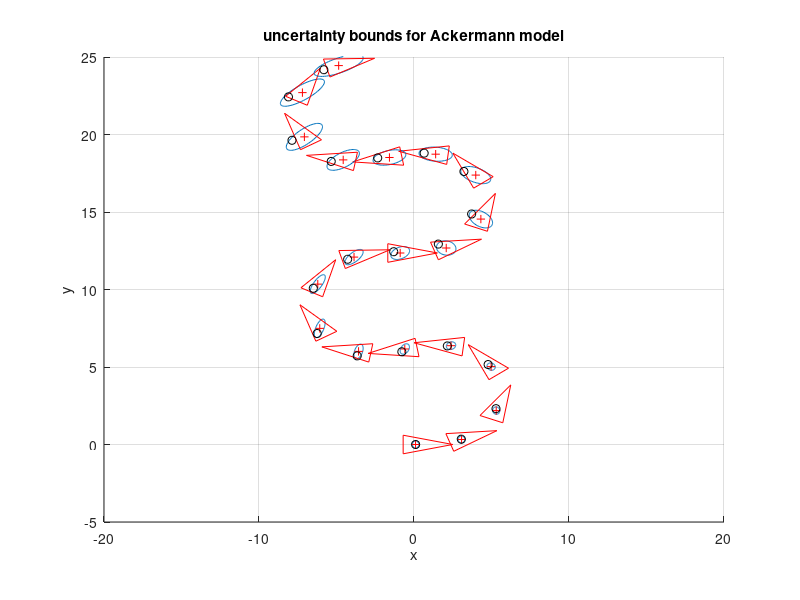

Reproduce this figure in MATLAB.
function AckermannPredict
clear all;
close all;

dT = 0.1;%time steps size
nSteps = 600;%length of run
L = 2;%length of vehicle
SigmaV = 0.1; %3cm/s std on speed
SigmaPhi = 4*pi/180; % steer inaccuracy

%initial knowledge pdf (prior @ k = 0)
P = diag([0.2,0.2,0]);x = [0;0;0];xtrue = x;

Q = diag([SigmaV^2 SigmaPhi^2]);

%-------- Set up graphics -----------%
figure(1);hold on;axis equal;grid on;axis([-20 20 -5 25])

xlabel('x');ylabel('y');
title('uncertainty bounds for Ackermann model');

%-------- Main loop -----------%
for(k = 1:nSteps)
    %control is a wiggle at constant velocity
    u = [1;pi/5*sin(4*pi*k/nSteps)];
    
    %calculate jacobians
    JacFx = [1 0 -dT*u(1)*sin(x(3)); 0 1 dT*u(1)*cos(x(3)); 0 0  1];     
    JacFu = [dT*cos(x(3)) 0; dT*sin(x(3)) 0; dT* tan(u(2))/L dT *u(1)*sec(u(2))^2];

    %prediction steps
    P = JacFx * P *JacFx' + JacFu*Q*JacFu';
    xtrue = AckermannModel(xtrue,u+[SigmaV ;SigmaPhi].*randn(2,1),dT,L);    
    x = AckermannModel(x,u,dT,L);    
    
    
    %draw occasionally
    if(mod(k-1,30)==0)
        PlotEllipse(x,P,0.5); DrawRobot(x,'r');plot(xtrue(1),xtrue(2),'ko');
    end;    
end;

print -deps 'AckermannPredict.eps'%save the picture

%------------ MODEL --------------%
function y = AckermannModel(x,u,dT,L)
y(1,1) = x(1) + dT*u(1)*cos(x(3));
y(2,1) = x(2) + dT*u(1)*sin(x(3));
y(3,1) = x(3) + dT*u(1)/L*tan(u(2));

%-------- Drawing Covariance -----%
function eH = PlotEllipse(x,P,nSigma)
P = P(1:2,1:2); % only plot x-y part
x = x(1:2);
if(~any(diag(P)==0))
    [V,D] = eig(P);
    y = nSigma*[cos(0:0.1:2*pi);sin(0:0.1:2*pi)];
    el = V*sqrtm(D)*y;
    el = [el el(:,1)]+repmat(x,1,size(el,2)+1);
    eH = line(el(1,:),el(2,:));
end;

%-------- Drawing Vehicle -----%
function DrawRobot(Xr,col);

p=0.02; % percentage of axes size 
a=axis;
l1=(a(2)-a(1))*p;
l2=(a(4)-a(3))*p;
P=[-1 1 0 -1; -1 -1 3 -1];%basic triangle
theta = Xr(3)-pi/2;%rotate to point along x axis (theta = 0)
c=cos(theta);
s=sin(theta);
P=[c -s; s c]*P; %rotate by theta
P(1,:)=P(1,:)*l1+Xr(1); %scale and shift to x
P(2,:)=P(2,:)*l2+Xr(2);
H = plot(P(1,:),P(2,:),col,'LineWidth',0.1);% draw
plot(Xr(1),Xr(2),sprintf('%s+',col));